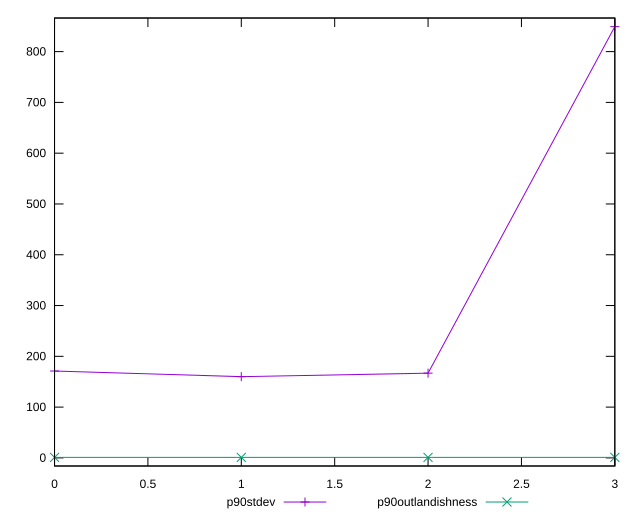

gnuplot code for this plot:
reset

$p90Stdev <<EOF
0 171.0571584749363
1 159.96363578358586
2 166.84838860736798
3 849.2012365603457
EOF

$p90Outlandishness <<EOF
0 1.0027117982560274
1 1.0018914253264908
2 1.0039355897118782
3 1.0054291148957726
EOF

set key outside below
set xrange [0:3]
set yrange [-15.962095477373893:866.1652234630461]
set trange [-15.962095477373893:866.1652234630461]
set terminal svg size 640, 520 enhanced background rgb 'white'
set output "reports/report_00027_2021-02-24T12-40-31.850Z/first-meaningful-paint/progression/stddev.svg"

plot $p90Stdev title "p90stdev" with linespoints, \
     $p90Outlandishness title "p90outlandishness" with linespoints

reset
